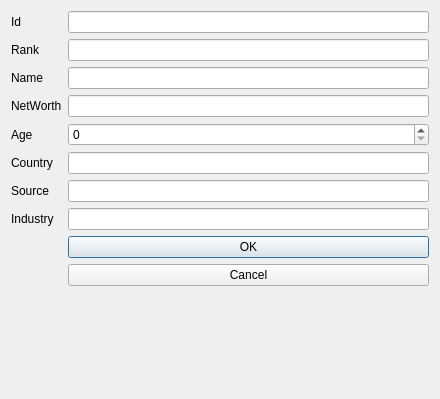
<?xml version="1.0" encoding="UTF-8"?>
<ui version="4.0">
 <class>AddRowDialog</class>
 <widget class="QDialog" name="AddRowDialog">
  <property name="geometry">
   <rect>
    <x>0</x>
    <y>0</y>
    <width>440</width>
    <height>399</height>
   </rect>
  </property>
  <property name="windowTitle">
   <string>Dialog</string>
  </property>
  <layout class="QFormLayout" name="formLayout">
   <item row="0" column="0">
    <widget class="QLabel" name="IDLabel">
     <property name="text">
      <string>Id</string>
     </property>
    </widget>
   </item>
   <item row="0" column="1">
    <widget class="QLineEdit" name="IDLineEdit">
     <property name="text">
      <string/>
     </property>
    </widget>
   </item>
   <item row="9" column="1">
    <widget class="QPushButton" name="okButton">
     <property name="text">
      <string>OK</string>
     </property>
    </widget>
   </item>
   <item row="10" column="1">
    <widget class="QPushButton" name="cancelButton">
     <property name="text">
      <string>Cancel</string>
     </property>
    </widget>
   </item>
   <item row="1" column="0">
    <widget class="QLabel" name="rankLabel">
     <property name="text">
      <string>Rank</string>
     </property>
    </widget>
   </item>
   <item row="1" column="1">
    <widget class="QLineEdit" name="rankLineEdit"/>
   </item>
   <item row="2" column="0">
    <widget class="QLabel" name="nameLabel">
     <property name="text">
      <string>Name</string>
     </property>
    </widget>
   </item>
   <item row="2" column="1">
    <widget class="QLineEdit" name="nameLineEdit"/>
   </item>
   <item row="3" column="0">
    <widget class="QLabel" name="networthLabel">
     <property name="text">
      <string>NetWorth</string>
     </property>
    </widget>
   </item>
   <item row="3" column="1">
    <widget class="QLineEdit" name="networthLineEdit"/>
   </item>
   <item row="4" column="0">
    <widget class="QLabel" name="ageLabel">
     <property name="text">
      <string>Age</string>
     </property>
    </widget>
   </item>
   <item row="4" column="1">
    <widget class="QSpinBox" name="spinBox">
     <property name="maximum">
      <number>999</number>
     </property>
    </widget>
   </item>
   <item row="5" column="0">
    <widget class="QLabel" name="countryLabel">
     <property name="text">
      <string>Country</string>
     </property>
    </widget>
   </item>
   <item row="5" column="1">
    <widget class="QLineEdit" name="countryLineEdit"/>
   </item>
   <item row="6" column="0">
    <widget class="QLabel" name="sourceLabel">
     <property name="text">
      <string>Source</string>
     </property>
    </widget>
   </item>
   <item row="6" column="1">
    <widget class="QLineEdit" name="sourceLineEdit"/>
   </item>
   <item row="7" column="0">
    <widget class="QLabel" name="industryLabel">
     <property name="text">
      <string>Industry</string>
     </property>
    </widget>
   </item>
   <item row="7" column="1">
    <widget class="QLineEdit" name="industryLineEdit"/>
   </item>
  </layout>
 </widget>
 <resources/>
 <connections/>
</ui>
